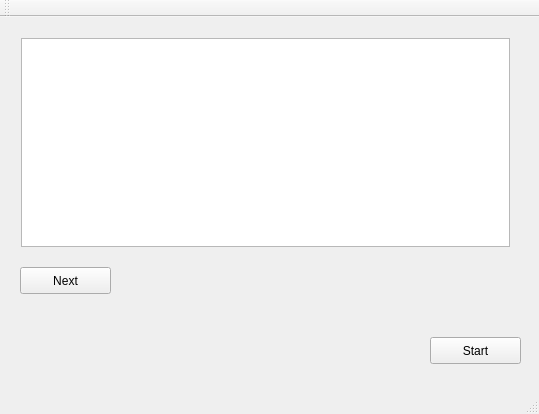
<?xml version="1.0" encoding="UTF-8"?>
<ui version="4.0">
 <class>MainWindow</class>
 <widget class="QMainWindow" name="MainWindow">
  <property name="geometry">
   <rect>
    <x>0</x>
    <y>0</y>
    <width>539</width>
    <height>414</height>
   </rect>
  </property>
  <property name="windowTitle">
   <string>MainWindow</string>
  </property>
  <widget class="QWidget" name="centralWidget">
   <widget class="QWidget" name="verticalLayoutWidget">
    <property name="geometry">
     <rect>
      <x>10</x>
      <y>10</y>
      <width>511</width>
      <height>231</height>
     </rect>
    </property>
    <layout class="QVBoxLayout" name="verticalLayout">
     <item>
      <widget class="QGraphicsView" name="graphicsView"/>
     </item>
    </layout>
   </widget>
   <widget class="QPushButton" name="pushButton">
    <property name="geometry">
     <rect>
      <x>430</x>
      <y>320</y>
      <width>91</width>
      <height>27</height>
     </rect>
    </property>
    <property name="text">
     <string>Start</string>
    </property>
   </widget>
   <widget class="QPushButton" name="nextButton">
    <property name="geometry">
     <rect>
      <x>20</x>
      <y>250</y>
      <width>91</width>
      <height>27</height>
     </rect>
    </property>
    <property name="text">
     <string>Next</string>
    </property>
   </widget>
  </widget>
  <widget class="QMenuBar" name="menuBar">
   <property name="geometry">
    <rect>
     <x>0</x>
     <y>0</y>
     <width>539</width>
     <height>25</height>
    </rect>
   </property>
  </widget>
  <widget class="QToolBar" name="mainToolBar">
   <attribute name="toolBarArea">
    <enum>TopToolBarArea</enum>
   </attribute>
   <attribute name="toolBarBreak">
    <bool>false</bool>
   </attribute>
  </widget>
  <widget class="QStatusBar" name="statusBar"/>
 </widget>
 <layoutdefault spacing="6" margin="11"/>
 <resources/>
 <connections/>
</ui>
